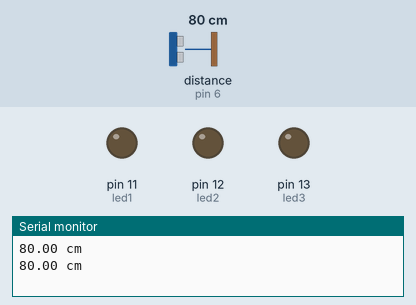
Recording of a sketch running on a simulated Arduino Uno, built with avr-gcc and run on an emulated ATmega328P. Shown: output pins drawn as LEDs (lit = HIGH), the last lines printed to the serial monitor. Dashed ring = blinking. Inputs (shaded band) come from the test bench; at power-on: distance to the obstacle (sensor on pin 6) 80 cm.

Above: at 2.8 s.
2.9 s: distance to the obstacle (sensor on pin 6) set to 2 cm
At 5.6 s:
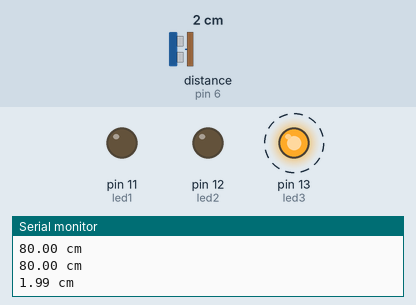
8.9 s: distance to the obstacle (sensor on pin 6) set to 18 cm
At 11.5 s:
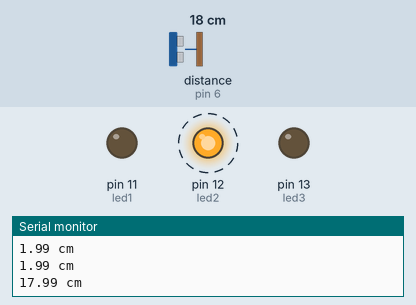
14.9 s: distance to the obstacle (sensor on pin 6) set to 4 cm
At 15.8 s:
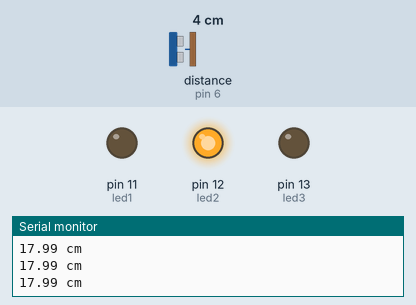
20.9 s: distance to the obstacle (sensor on pin 6) set to 35 cm
At 21.8 s:
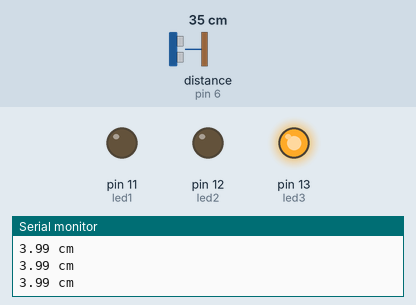
Timing chart, 0 to 27.9 s (numbered marks = the images above; inputs shaded):
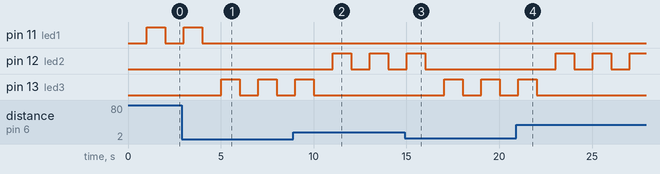

Measured:
- after the input at 2.9 s, pin 11 (led1): goes on until 4.0 s, then stays LOW; pin 13 (led3): alternates HIGH for 1.0 s and LOW for 1.0 s, starting after 2.1 s
- after the input at 8.9 s, pin 12 (led2): alternates HIGH for 1.0 s and LOW for 1.0 s, starting after 2.1 s; pin 13 (led3): goes on until 10.0 s, then stays LOW
- after the input at 14.9 s, pin 12 (led2): goes on until 16.0 s, then stays LOW; pin 13 (led3): alternates HIGH for 1.0 s and LOW for 1.0 s, starting after 2.1 s
- after the input at 20.9 s, pin 12 (led2): alternates HIGH for 1.0 s and LOW for 1.0 s, starting after 2.1 s; pin 13 (led3): goes on until 22.0 s, then stays LOW

The sketch:

sensor.ino
```cpp
//Sensor de Ultrasonico


//adicionando a biblioteca ultrasonic
#include "Ultrasonic.h"

//Criando objeto Ultrasonic e já definindo as portas
Ultrasonic Ultrasonic(7,6);


long microsec = 0;
float distanciaCM = 0;

int led1 = 11;
int led2 = 12;
int led3 = 13;


void setup() {
  Serial.begin(9600);
  pinMode (led1,OUTPUT);
  pinMode (led2,OUTPUT);
  pinMode (led3,OUTPUT);
}

void loop() {

  //Lendo o senor
  microsec = Ultrasonic.timing();

  //Convertendo a distência em CM
  distanciaCM = Ultrasonic.convert(microsec, Ultrasonic::CM);


  Serial.print(distanciaCM);
  Serial.println(" cm");
  delay(1000);

  if (distanciaCM <15){
    digitalWrite (led3, HIGH);
    delay(1000);
    digitalWrite (led3, LOW);
  }
  else if (distanciaCM >15 && distanciaCM <50){
    digitalWrite (led2, HIGH);
    delay(1000);
    digitalWrite (led2, LOW);
  }
  else if (distanciaCM >50){
    digitalWrite (led1, HIGH);
    delay(1000);
    digitalWrite (led1, LOW);
  }
}
```
